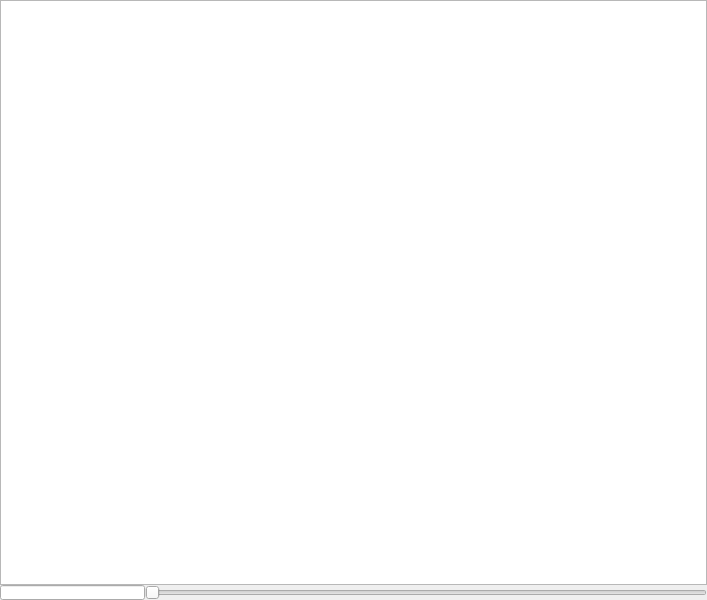
<?xml version="1.0" encoding="UTF-8"?>
<ui version="4.0">
 <class>MainWindow</class>
 <widget class="QMainWindow" name="MainWindow">
  <property name="geometry">
   <rect>
    <x>0</x>
    <y>0</y>
    <width>707</width>
    <height>600</height>
   </rect>
  </property>
  <property name="minimumSize">
   <size>
    <width>0</width>
    <height>100</height>
   </size>
  </property>
  <property name="maximumSize">
   <size>
    <width>16777215</width>
    <height>16777215</height>
   </size>
  </property>
  <property name="windowTitle">
   <string>MainWindow</string>
  </property>
  <widget class="QWidget" name="centralwidget">
   <layout class="QVBoxLayout" name="verticalLayout">
    <property name="spacing">
     <number>0</number>
    </property>
    <property name="leftMargin">
     <number>0</number>
    </property>
    <property name="topMargin">
     <number>0</number>
    </property>
    <property name="rightMargin">
     <number>0</number>
    </property>
    <property name="bottomMargin">
     <number>0</number>
    </property>
    <item>
     <widget class="QWidget" name="notes_widget" native="true">
      <layout class="QHBoxLayout" name="horizontalLayout">
       <property name="spacing">
        <number>0</number>
       </property>
       <property name="leftMargin">
        <number>0</number>
       </property>
       <property name="topMargin">
        <number>0</number>
       </property>
       <property name="rightMargin">
        <number>0</number>
       </property>
       <property name="bottomMargin">
        <number>0</number>
       </property>
       <item>
        <widget class="mytexteit" name="notes">
         <property name="minimumSize">
          <size>
           <width>0</width>
           <height>0</height>
          </size>
         </property>
        </widget>
       </item>
      </layout>
     </widget>
    </item>
    <item>
     <widget class="QWidget" name="time_line_widget" native="true">
      <property name="maximumSize">
       <size>
        <width>16777215</width>
        <height>19</height>
       </size>
      </property>
      <layout class="QHBoxLayout" name="horizontalLayout_2">
       <property name="spacing">
        <number>0</number>
       </property>
       <property name="leftMargin">
        <number>0</number>
       </property>
       <property name="topMargin">
        <number>0</number>
       </property>
       <property name="rightMargin">
        <number>0</number>
       </property>
       <property name="bottomMargin">
        <number>0</number>
       </property>
       <item>
        <widget class="QLineEdit" name="last_time">
         <property name="minimumSize">
          <size>
           <width>145</width>
           <height>4</height>
          </size>
         </property>
         <property name="maximumSize">
          <size>
           <width>145</width>
           <height>16777215</height>
          </size>
         </property>
        </widget>
       </item>
       <item>
        <widget class="QSlider" name="time_line">
         <property name="orientation">
          <enum>Qt::Horizontal</enum>
         </property>
        </widget>
       </item>
      </layout>
     </widget>
    </item>
   </layout>
  </widget>
 </widget>
 <customwidgets>
  <customwidget>
   <class>mytexteit</class>
   <extends>QTextEdit</extends>
   <header>mytexteit.h</header>
  </customwidget>
 </customwidgets>
 <resources/>
 <connections/>
</ui>
